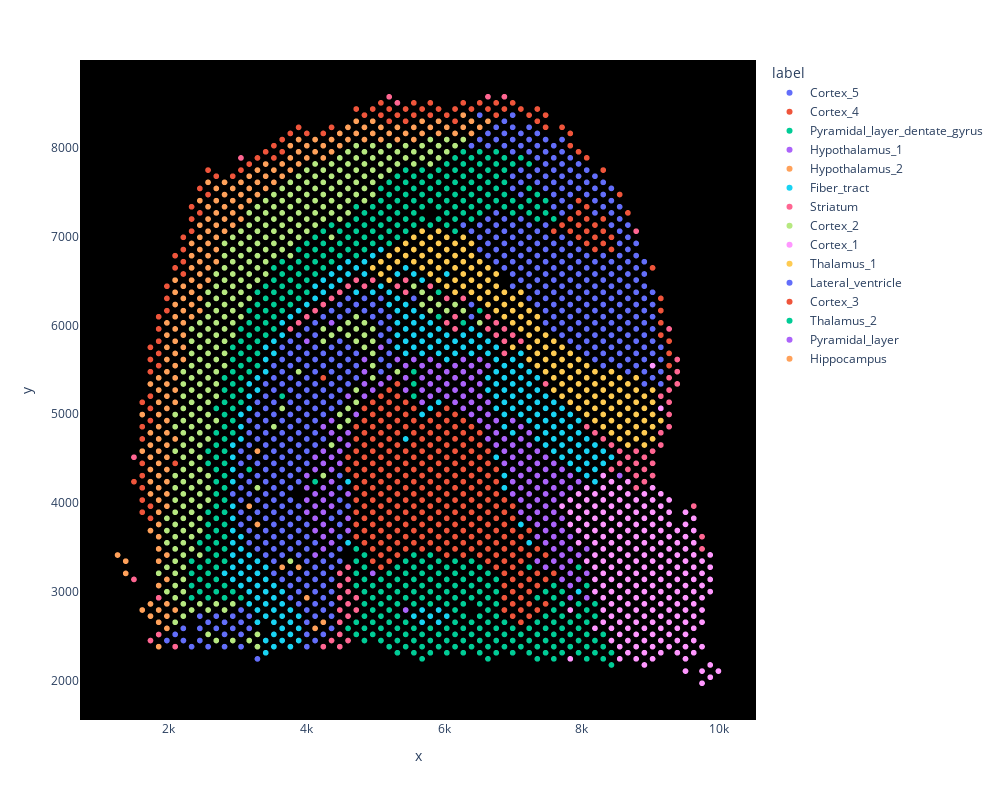

Notebook code for this chart:
### Code cell
plot1 = plot_high_prop_label_no_opac(dataset_to_plot)

### Figure 1 — Plotly figure (JSON) as saved in the notebook; plotly's stock layout.template omitted (floating-point values rounded to 4 significant figures; data arrays with more than 128 entries replaced by an {"elided": "..."} marker saying what was removed)
{"data": [{"hovertemplate": "label=Cortex_5<br>x=%{x}<br>y=%{y}<extra></extra>", "legendgroup": "Cortex_5", "marker": {"color": "#636efa", "symbol": "circle"}, "mode": "markers", "name": "Cortex_5", "showlegend": true, "x": {"elided": "289 int values"}, "xaxis": "x", "y": {"elided": "289 int values"}, "yaxis": "y", "type": "scattergl"}, {"hovertemplate": "label=Cortex_4<br>x=%{x}<br>y=%{y}<extra></extra>", "legendgroup": "Cortex_4", "marker": {"color": "#EF553B", "symbol": "circle"}, "mode": "markers", "name": "Cortex_4", "showlegend": true, "x": [1611, 2927, 9153, 5561, 1611, 8075, 1850, 4244, 3526, 6040, 2089, 6519, 1850, 7237, 5082, 2209, 2568, 1730, 5082, 2090, 1611, 6998, 3406, 8674, 7956, 7836, 8554, 1611, 8195, 5681, 8075, 6639, 9273, 3646, 2329, 7716, 5441, 8075, 5441, 7477, 7596, 3047, 1850, 7836, 1850, 7956, 1970, 1730, 1970, 7477, 2329, 1731, 6399, 6878, 8315, 1731, 5202, 4005, 5561, 1730, 2209, 2449, 1730, 9153, 1730, 2209, 5801, 9273, 1850, 6758, 9153, 8315, 8315, 2329, 1611, 1491, 8075, 8075, 8435, 7357, 9033, 8195, 3526, 4723, 7836, 5920, 4364, 6279, 8195, 4843, 4963, 1611, 5202, 3167, 3287, 8315, 5322, 3885, 5801, 1611, 1730, 4244, 6160, 7716, 2449, 1970, 7118, 2688, 7956, 1611, 2089, 9153, 8435, 2568, 6160, 3765, 3646, 9273, 6758, 7836, 2209, 7357, 7956, 7956], "xaxis": "x", "y": [4170, 7679, 6028, 8505, 5133, 7060, 6096, 8161, 7885, 8367, 6784, 8505, 5683, 8367, 8367, 6991, 7748, 5064, 8505, 4445, 4720, 8505, 7954, 7266, 7266, 8023, 7473, 4307, 6991, 8436, 7198, 8436, 5684, 7954, 7197, 8230, 8298, 7886, 8436, 8367, 7060, 7748, 5959, 8161, 5821, 7954, 6165, 5752, 6303, 8230, 7060, 3963, 8436, 8436, 7198, 3826, 8298, 8161, 8367, 5477, 6716, 7541, 4927, 6303, 5202, 6853, 8505, 5822, 5546, 8505, 5890, 6922, 7748, 7335, 4858, 4239, 6922, 7335, 6991, 8298, 6647, 7129, 8023, 8436, 7060, 8436, 8229, 8505, 6854, 8367, 8436, 3895, 8436, 7816, 7885, 7060, 8367, 8229, 8367, 4032, 5615, 5408, 8436, 7129, 7266, 6440, 8436, 7679, 6991, 4445, 6647, 6166, 6854, 7472, 8298, 8161, 8092, 5546, 8367, 7198, 6578, 8436, 7129, 7404], "yaxis": "y", "type": "scattergl"}, {"hovertemplate": "label=Pyramidal_layer_dentate_gyrus<br>x=%{x}<br>y=%{y}<extra></extra>", "legendgroup": "Pyramidal_layer_dentate_gyrus", "marker": {"color": "#00cc96", "symbol": "circle"}, "mode": "markers", "name": "Pyramidal_layer_dentate_gyrus", "showlegend": true, "x": {"elided": "196 int values"}, "xaxis": "x", "y": {"elided": "196 int values"}, "yaxis": "y", "type": "scattergl"}, {"hovertemplate": "label=Hypothalamus_1<br>x=%{x}<br>y=%{y}<extra></extra>", "legendgroup": "Hypothalamus_1", "marker": {"color": "#ab63fa", "symbol": "circle"}, "mode": "markers", "name": "Hypothalamus_1", "showlegend": true, "x": {"elided": "133 int values"}, "xaxis": "x", "y": {"elided": "133 int values"}, "yaxis": "y", "type": "scattergl"}, {"hovertemplate": "label=Hypothalamus_2<br>x=%{x}<br>y=%{y}<extra></extra>", "legendgroup": "Hypothalamus_2", "marker": {"color": "#FFA15A", "symbol": "circle"}, "mode": "markers", "name": "Hypothalamus_2", "showlegend": true, "x": {"elided": "150 int values"}, "xaxis": "x", "y": {"elided": "150 int values"}, "yaxis": "y", "type": "scattergl"}, {"hovertemplate": "label=Fiber_tract<br>x=%{x}<br>y=%{y}<extra></extra>", "legendgroup": "Fiber_tract", "marker": {"color": "#19d3f3", "symbol": "circle"}, "mode": "markers", "name": "Fiber_tract", "showlegend": true, "x": {"elided": "226 int values"}, "xaxis": "x", "y": {"elided": "226 int values"}, "yaxis": "y", "type": "scattergl"}, {"hovertemplate": "label=Striatum<br>x=%{x}<br>y=%{y}<extra></extra>", "legendgroup": "Striatum", "marker": {"color": "#FF6692", "symbol": "circle"}, "mode": "markers", "name": "Striatum", "showlegend": true, "x": [9273, 6878, 1850, 4724, 9273, 4484, 5442, 8674, 9153, 8794, 7477, 6160, 4484, 8794, 5322, 8554, 6639, 5801, 8914, 8195, 6878, 2090, 9273, 8794, 9033, 4484, 4364, 4125, 3766, 1731, 7118, 4604, 3047, 4005, 9752, 8554, 8315, 9153, 6040, 9033, 6280, 1491, 8794, 9632, 6998, 1491, 1850, 4604, 4604, 4604, 6160, 9752, 5202, 9392, 4723, 9273, 9273, 6639, 8914, 8076, 4604, 4484, 4484, 4244, 6878, 8794, 4484, 4245, 6878, 8435, 4604, 4724, 8914, 6040, 8674, 4484, 6639, 9153, 6759, 3885, 4364, 4604, 9392, 9033, 4484, 6759, 5442, 8435, 9273, 5322, 9392, 4843, 4963], "xaxis": "x", "y": [5271, 5959, 2518, 2932, 4858, 3069, 6509, 4514, 5202, 4446, 5340, 5959, 6372, 4308, 8505, 4583, 6097, 6441, 4514, 4789, 8574, 2381, 5134, 4170, 4446, 2932, 6303, 6165, 5959, 2450, 5821, 3000, 7885, 6096, 3482, 4445, 4721, 4790, 6303, 4308, 6303, 3138, 7060, 3964, 5890, 4514, 2931, 2863, 3276, 2450, 6097, 3620, 8573, 5340, 6509, 5959, 5409, 5959, 4239, 4858, 3138, 2656, 2794, 6234, 5821, 4583, 3207, 2381, 5684, 4652, 2725, 2794, 4377, 6028, 4377, 2519, 8574, 4652, 5890, 6028, 2450, 6441, 5478, 4583, 2381, 6028, 6372, 4377, 4996, 6441, 5615, 6441, 6509], "yaxis": "y", "type": "scattergl"}, {"hovertemplate": "label=Cortex_2<br>x=%{x}<br>y=%{y}<extra></extra>", "legendgroup": "Cortex_2", "marker": {"color": "#B6E880", "symbol": "circle"}, "mode": "markers", "name": "Cortex_2", "showlegend": true, "x": {"elided": "309 int values"}, "xaxis": "x", "y": {"elided": "309 int values"}, "yaxis": "y", "type": "scattergl"}, {"hovertemplate": "label=Cortex_1<br>x=%{x}<br>y=%{y}<extra></extra>", "legendgroup": "Cortex_1", "marker": {"color": "#FF97FF", "symbol": "circle"}, "mode": "markers", "name": "Cortex_1", "showlegend": true, "x": {"elided": "210 int values"}, "xaxis": "x", "y": {"elided": "210 int values"}, "yaxis": "y", "type": "scattergl"}, {"hovertemplate": "label=Thalamus_1<br>x=%{x}<br>y=%{y}<extra></extra>", "legendgroup": "Thalamus_1", "marker": {"color": "#FECB52", "symbol": "circle"}, "mode": "markers", "name": "Thalamus_1", "showlegend": true, "x": {"elided": "152 int values"}, "xaxis": "x", "y": {"elided": "152 int values"}, "yaxis": "y", "type": "scattergl"}, {"hovertemplate": "label=Lateral_ventricle<br>x=%{x}<br>y=%{y}<extra></extra>", "legendgroup": "Lateral_ventricle", "marker": {"color": "#636efa", "symbol": "circle"}, "mode": "markers", "name": "Lateral_ventricle", "showlegend": true, "x": {"elided": "220 int values"}, "xaxis": "x", "y": {"elided": "220 int values"}, "yaxis": "y", "type": "scattergl"}, {"hovertemplate": "label=Cortex_3<br>x=%{x}<br>y=%{y}<extra></extra>", "legendgroup": "Cortex_3", "marker": {"color": "#EF553B", "symbol": "circle"}, "mode": "markers", "name": "Cortex_3", "showlegend": true, "x": {"elided": "261 int values"}, "xaxis": "x", "y": {"elided": "261 int values"}, "yaxis": "y", "type": "scattergl"}, {"hovertemplate": "label=Thalamus_2<br>x=%{x}<br>y=%{y}<extra></extra>", "legendgroup": "Thalamus_2", "marker": {"color": "#00cc96", "symbol": "circle"}, "mode": "markers", "name": "Thalamus_2", "showlegend": true, "x": {"elided": "247 int values"}, "xaxis": "x", "y": {"elided": "247 int values"}, "yaxis": "y", "type": "scattergl"}, {"hovertemplate": "label=Pyramidal_layer<br>x=%{x}<br>y=%{y}<extra></extra>", "legendgroup": "Pyramidal_layer", "marker": {"color": "#ab63fa", "symbol": "circle"}, "mode": "markers", "name": "Pyramidal_layer", "showlegend": true, "x": [4125, 4125, 4245, 4245, 4843, 4245, 4245, 4364, 4245, 4364, 4245, 4005, 4364, 4364, 4364, 4125, 4484, 4484, 4245, 4005, 4364, 4484, 4125, 4364, 4005, 4604, 4364, 4604, 4125, 4245, 4843, 4364, 4125, 4005, 4364, 4245, 4843, 4005, 5082, 4843, 4125], "xaxis": "x", "y": [3964, 3826, 4170, 4032, 5615, 3482, 3895, 4514, 3757, 4239, 3620, 3895, 6028, 4376, 4789, 3413, 4583, 4720, 4445, 5821, 4101, 4445, 4101, 3964, 4032, 5202, 3688, 4789, 4514, 4583, 5202, 4927, 4376, 4308, 3551, 4858, 5477, 4170, 5752, 5340, 3688], "yaxis": "y", "type": "scattergl"}, {"hovertemplate": "label=Hippocampus<br>x=%{x}<br>y=%{y}<extra></extra>", "legendgroup": "Hippocampus", "marker": {"color": "#FFA15A", "symbol": "circle"}, "mode": "markers", "name": "Hippocampus", "showlegend": true, "x": [1850, 1850, 3885, 3287, 1611, 1850, 1731, 1730, 1371, 1970, 1371, 1970, 1850, 1850, 1730, 4245, 4005, 4125, 1731, 1731, 1970, 3646, 2090, 3287, 2090, 1730, 1970, 1850, 1731, 3167, 1850, 1970, 1611, 1850, 1850, 1850, 1970], "xaxis": "x", "y": [3069, 2794, 3275, 4583, 4995, 3344, 2862, 5339, 3344, 5064, 3206, 3138, 2381, 2656, 4651, 2656, 2931, 2587, 4101, 2725, 2863, 3275, 2794, 3757, 6234, 4239, 2587, 3482, 3688, 3963, 3619, 3413, 2794, 4995, 4170, 3757, 2725], "yaxis": "y", "type": "scattergl"}], "layout": {"xaxis": {"anchor": "y", "domain": [0.0, 1.0], "title": {"text": "x"}, "showgrid": false, "zeroline": false}, "yaxis": {"anchor": "x", "domain": [0.0, 1.0], "title": {"text": "y"}, "showgrid": false, "zeroline": false}, "legend": {"title": {"text": "label"}, "tracegroupgap": 0}, "margin": {"t": 60}, "height": 800, "width": 1000, "plot_bgcolor": "black"}}
